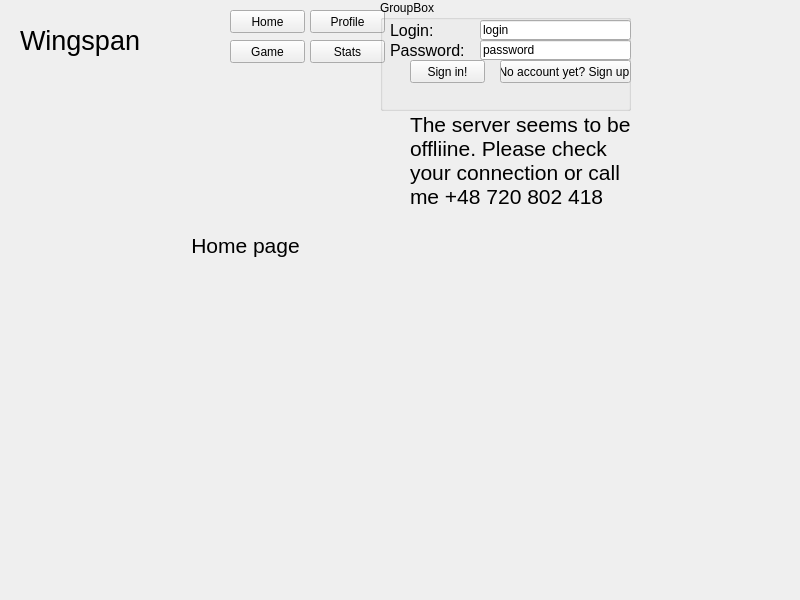
<?xml version="1.0" encoding="UTF-8"?>
<ui version="4.0">
 <class>MainWindow</class>
 <widget class="QMainWindow" name="MainWindow">
  <property name="geometry">
   <rect>
    <x>0</x>
    <y>0</y>
    <width>800</width>
    <height>600</height>
   </rect>
  </property>
  <property name="windowTitle">
   <string>MainWindow</string>
  </property>
  <widget class="QWidget" name="centralwidget">
   <widget class="QStackedWidget" name="stackedWidget">
    <property name="geometry">
     <rect>
      <x>10</x>
      <y>90</y>
      <width>631</width>
      <height>481</height>
     </rect>
    </property>
    <property name="currentIndex">
     <number>0</number>
    </property>
    <widget class="QWidget" name="Home">
     <widget class="QLabel" name="home_label">
      <property name="geometry">
       <rect>
        <x>140</x>
        <y>70</y>
        <width>191</width>
        <height>171</height>
       </rect>
      </property>
      <property name="font">
       <font>
        <pointsize>16</pointsize>
       </font>
      </property>
      <property name="text">
       <string>Home page</string>
      </property>
      <property name="alignment">
       <set>Qt::AlignCenter</set>
      </property>
     </widget>
     <widget class="QLabel" name="status_label">
      <property name="geometry">
       <rect>
        <x>400</x>
        <y>0</y>
        <width>221</width>
        <height>141</height>
       </rect>
      </property>
      <property name="font">
       <font>
        <pointsize>16</pointsize>
       </font>
      </property>
      <property name="text">
       <string>The server seems to be offliine. Please check your connection or call me +48 720 802 418</string>
      </property>
      <property name="wordWrap">
       <bool>true</bool>
      </property>
     </widget>
    </widget>
    <widget class="QWidget" name="Game">
     <widget class="QLabel" name="game_label">
      <property name="geometry">
       <rect>
        <x>110</x>
        <y>90</y>
        <width>261</width>
        <height>161</height>
       </rect>
      </property>
      <property name="font">
       <font>
        <pointsize>16</pointsize>
       </font>
      </property>
      <property name="text">
       <string>Stats</string>
      </property>
      <property name="alignment">
       <set>Qt::AlignCenter</set>
      </property>
     </widget>
    </widget>
    <widget class="QWidget" name="Profile">
     <widget class="QLabel" name="profile_label">
      <property name="geometry">
       <rect>
        <x>110</x>
        <y>100</y>
        <width>241</width>
        <height>151</height>
       </rect>
      </property>
      <property name="font">
       <font>
        <pointsize>16</pointsize>
       </font>
      </property>
      <property name="text">
       <string>Game</string>
      </property>
      <property name="alignment">
       <set>Qt::AlignCenter</set>
      </property>
     </widget>
    </widget>
    <widget class="QWidget" name="Stats">
     <widget class="QLabel" name="stats_label">
      <property name="geometry">
       <rect>
        <x>100</x>
        <y>100</y>
        <width>241</width>
        <height>171</height>
       </rect>
      </property>
      <property name="font">
       <font>
        <pointsize>16</pointsize>
       </font>
      </property>
      <property name="text">
       <string>Profile</string>
      </property>
      <property name="alignment">
       <set>Qt::AlignCenter</set>
      </property>
     </widget>
    </widget>
   </widget>
   <widget class="QPushButton" name="homebutton">
    <property name="geometry">
     <rect>
      <x>230</x>
      <y>10</y>
      <width>75</width>
      <height>23</height>
     </rect>
    </property>
    <property name="text">
     <string>Home</string>
    </property>
   </widget>
   <widget class="QPushButton" name="statsbutton">
    <property name="geometry">
     <rect>
      <x>310</x>
      <y>40</y>
      <width>75</width>
      <height>23</height>
     </rect>
    </property>
    <property name="text">
     <string>Stats</string>
    </property>
   </widget>
   <widget class="QPushButton" name="gamebutton">
    <property name="geometry">
     <rect>
      <x>230</x>
      <y>40</y>
      <width>75</width>
      <height>23</height>
     </rect>
    </property>
    <property name="text">
     <string>Game</string>
    </property>
   </widget>
   <widget class="QPushButton" name="profilebutton">
    <property name="geometry">
     <rect>
      <x>310</x>
      <y>10</y>
      <width>75</width>
      <height>23</height>
     </rect>
    </property>
    <property name="text">
     <string>Profile</string>
    </property>
   </widget>
   <widget class="QLabel" name="title_label">
    <property name="geometry">
     <rect>
      <x>20</x>
      <y>10</y>
      <width>181</width>
      <height>61</height>
     </rect>
    </property>
    <property name="font">
     <font>
      <pointsize>20</pointsize>
     </font>
    </property>
    <property name="text">
     <string>Wingspan</string>
    </property>
   </widget>
   <widget class="QPushButton" name="logout_button">
    <property name="geometry">
     <rect>
      <x>510</x>
      <y>40</y>
      <width>91</width>
      <height>31</height>
     </rect>
    </property>
    <property name="text">
     <string>Log out!</string>
    </property>
   </widget>
   <widget class="QGroupBox" name="login_box">
    <property name="geometry">
     <rect>
      <x>380</x>
      <y>0</y>
      <width>251</width>
      <height>111</height>
     </rect>
    </property>
    <property name="title">
     <string>GroupBox</string>
    </property>
    <widget class="QPushButton" name="loginbutton">
     <property name="geometry">
      <rect>
       <x>30</x>
       <y>60</y>
       <width>75</width>
       <height>23</height>
      </rect>
     </property>
     <property name="text">
      <string>Sign in!</string>
     </property>
    </widget>
    <widget class="QLineEdit" name="password_line">
     <property name="geometry">
      <rect>
       <x>100</x>
       <y>40</y>
       <width>151</width>
       <height>20</height>
      </rect>
     </property>
     <property name="text">
      <string>password</string>
     </property>
    </widget>
    <widget class="QLabel" name="password_label">
     <property name="geometry">
      <rect>
       <x>10</x>
       <y>40</y>
       <width>121</width>
       <height>21</height>
      </rect>
     </property>
     <property name="font">
      <font>
       <pointsize>12</pointsize>
      </font>
     </property>
     <property name="text">
      <string>Password:</string>
     </property>
    </widget>
    <widget class="QLabel" name="login_label">
     <property name="geometry">
      <rect>
       <x>10</x>
       <y>20</y>
       <width>121</width>
       <height>21</height>
      </rect>
     </property>
     <property name="font">
      <font>
       <pointsize>12</pointsize>
      </font>
     </property>
     <property name="text">
      <string>Login:</string>
     </property>
    </widget>
    <widget class="QPushButton" name="registerbutton">
     <property name="geometry">
      <rect>
       <x>120</x>
       <y>60</y>
       <width>131</width>
       <height>23</height>
      </rect>
     </property>
     <property name="text">
      <string>No account yet? Sign up!</string>
     </property>
    </widget>
    <widget class="QLineEdit" name="login_line">
     <property name="geometry">
      <rect>
       <x>100</x>
       <y>20</y>
       <width>151</width>
       <height>20</height>
      </rect>
     </property>
     <property name="text">
      <string>login</string>
     </property>
    </widget>
   </widget>
  </widget>
 </widget>
 <resources/>
 <connections/>
</ui>
